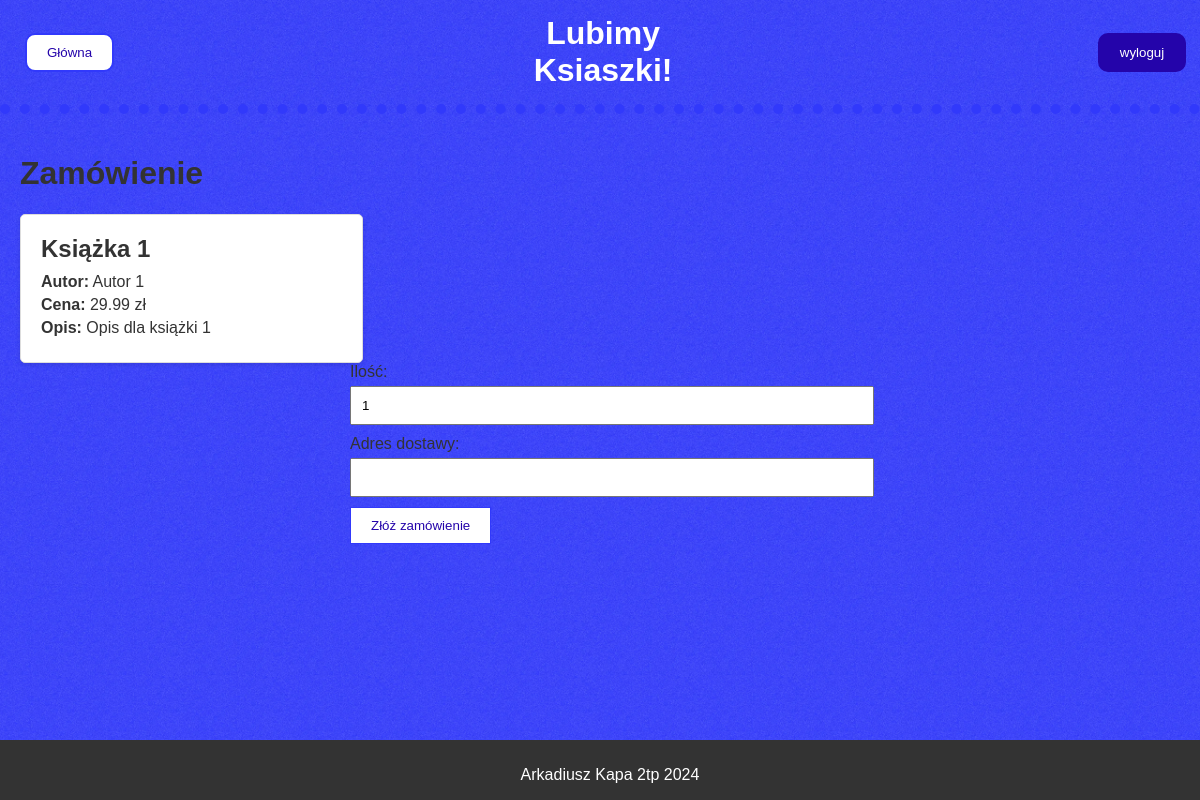
The app's page /projekt/zamowienie.php?id=1 (signed in) with its own data.
### tables this page shows
CREATE TABLE `ksiazka` (
  `Id_ksiazki` int NOT NULL,
  `tytul` varchar(255) NOT NULL,
  `autor` varchar(255) NOT NULL,
  `cena` decimal(10,2) NOT NULL,
  `ilosc` int NOT NULL,
  `opis` text
);

### projekt/zamowienie.php (the view, shortened to what this page needs)
<?php
include 'includes/db_connect.php';
$book_id = $_GET['id'];
$sql = "SELECT * FROM ksiazka WHERE Id_ksiazki = $book_id";
$result = $conn->query($sql);
if ($result->num_rows > 0) {
    $book = $result->fetch_assoc();
} else {
    echo "<p>Nie znaleziono książki</p>";
    exit();
}
?>
<!DOCTYPE html>
<html lang="pl">
<head>
    <link rel="stylesheet" href="css/style.css">
</head>
<body>
    <?php include 'includes/header.php'; ?>
    <main>
        <h1>Zamówienie</h1>
        <div class="book-card">
            <h2><?php echo $book['tytul']; ?></h2>
            <p><strong>Autor:</strong> <?php echo $book['autor']; ?></p>
            <p><strong>Cena:</strong> <?php echo $book['cena']; ?> zł</p>
            <p><strong>Opis:</strong> <?php echo ($book['opis']); ?></p>
        </div>
        <form method="post" action="zamowienie.php?id=<?php echo $book_id; ?>">
            <label for="quantity">Ilość:</label>
            <input type="number" id="quantity" name="quantity" value="1" min="1" max="<?php echo $book['ilosc']; ?>" required>
            <label for="address">Adres dostawy:</label>
            <input type="text" id="address" name="address" required>
            <button type="submit">Złóż zamówienie</button>
        </form>
    </main>
    <?php include 'includes/footer.php'; ?>
</body>
</html>

### projekt/css/style.css (style rules this page uses)
body { font-family: Arial, sans-serif; color: #333; background-image: url('../img/tlo.jpg'); background-size: cover; margin: 0; padding: 0; }
button { padding: 10px 20px; background-color: white; color: #2404AA; border: #3139FB solid 1px; cursor: pointer; }
form { max-width: 500px; margin: 0 auto; }
form label { display: block; margin-bottom: 5px; }
form input { width: 100%; padding: 10px; margin-bottom: 10px; }
.book-card { background-color: white; border: 1px solid #ddd; border-radius: 5px; box-shadow: 0 2px 5px rgba(0, 0, 0, 0.1); padding: 20px; width: calc(33% - 40px); box-sizing: border-box; }
.book-card h2 { font-size: 1.5em; margin: 0 0 10px 0; }
.book-card p { margin: 5px 0; }
main { padding: 20px; flex: 1; padding-bottom: 100px; }

### records on screen
ksiazka: tytul "Książka 1", autor "Autor 1", cena "29.99", opis "Opis dla książki 1"
